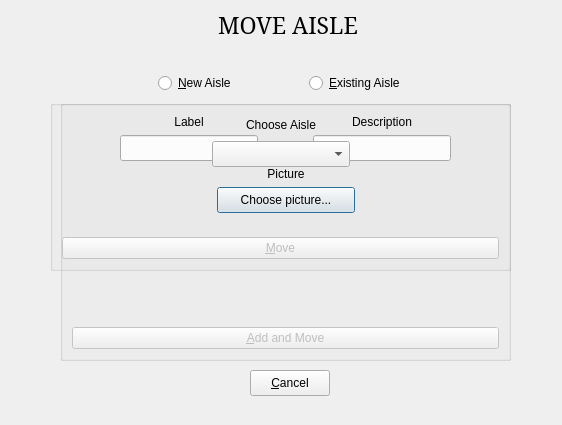
<?xml version="1.0" encoding="UTF-8"?>
<ui version="4.0">
 <class>DialogDeplacerProduitsDeRayons</class>
 <widget class="QDialog" name="DialogDeplacerProduitsDeRayons">
  <property name="geometry">
   <rect>
    <x>0</x>
    <y>0</y>
    <width>562</width>
    <height>425</height>
   </rect>
  </property>
  <property name="minimumSize">
   <size>
    <width>471</width>
    <height>388</height>
   </size>
  </property>
  <property name="windowTitle">
   <string>NewWorld MOVE Aisles</string>
  </property>
  <widget class="QGroupBox" name="nvRayon">
   <property name="geometry">
    <rect>
     <x>60</x>
     <y>100</y>
     <width>451</width>
     <height>261</height>
    </rect>
   </property>
   <property name="title">
    <string/>
   </property>
   <layout class="QVBoxLayout" name="verticalLayout">
    <item>
     <layout class="QVBoxLayout" name="verticalLayout_6">
      <item>
       <layout class="QVBoxLayout" name="verticalLayout_7">
        <item>
         <layout class="QHBoxLayout" name="horizontalLayout_4">
          <item>
           <spacer name="horizontalSpacer_3">
            <property name="orientation">
             <enum>Qt::Horizontal</enum>
            </property>
            <property name="sizeHint" stdset="0">
             <size>
              <width>40</width>
              <height>20</height>
             </size>
            </property>
           </spacer>
          </item>
          <item>
           <layout class="QVBoxLayout" name="verticalLayout_9">
            <item>
             <widget class="QLabel" name="label_7">
              <property name="text">
               <string>Label</string>
              </property>
              <property name="alignment">
               <set>Qt::AlignCenter</set>
              </property>
             </widget>
            </item>
            <item>
             <widget class="QLineEdit" name="lineEditLib">
              <property name="minimumSize">
               <size>
                <width>138</width>
                <height>26</height>
               </size>
              </property>
             </widget>
            </item>
           </layout>
          </item>
          <item>
           <spacer name="horizontalSpacer_4">
            <property name="orientation">
             <enum>Qt::Horizontal</enum>
            </property>
            <property name="sizeHint" stdset="0">
             <size>
              <width>40</width>
              <height>20</height>
             </size>
            </property>
           </spacer>
          </item>
          <item>
           <layout class="QVBoxLayout" name="verticalLayout_11">
            <item>
             <widget class="QLabel" name="label_9">
              <property name="text">
               <string>Description</string>
              </property>
              <property name="alignment">
               <set>Qt::AlignCenter</set>
              </property>
             </widget>
            </item>
            <item>
             <widget class="QLineEdit" name="lineEditDesc">
              <property name="minimumSize">
               <size>
                <width>138</width>
                <height>26</height>
               </size>
              </property>
             </widget>
            </item>
           </layout>
          </item>
          <item>
           <spacer name="horizontalSpacer_7">
            <property name="orientation">
             <enum>Qt::Horizontal</enum>
            </property>
            <property name="sizeHint" stdset="0">
             <size>
              <width>40</width>
              <height>20</height>
             </size>
            </property>
           </spacer>
          </item>
         </layout>
        </item>
        <item>
         <layout class="QHBoxLayout" name="horizontalLayout_5">
          <item>
           <spacer name="horizontalSpacer_5">
            <property name="orientation">
             <enum>Qt::Horizontal</enum>
            </property>
            <property name="sizeHint" stdset="0">
             <size>
              <width>40</width>
              <height>20</height>
             </size>
            </property>
           </spacer>
          </item>
          <item>
           <layout class="QVBoxLayout" name="verticalLayout_10">
            <item>
             <widget class="QLabel" name="label_8">
              <property name="text">
               <string>Picture</string>
              </property>
              <property name="alignment">
               <set>Qt::AlignCenter</set>
              </property>
             </widget>
            </item>
            <item>
             <widget class="QPushButton" name="ajoutPhotoRayon">
              <property name="minimumSize">
               <size>
                <width>138</width>
                <height>26</height>
               </size>
              </property>
              <property name="text">
               <string>Choose picture...</string>
              </property>
             </widget>
            </item>
           </layout>
          </item>
          <item>
           <spacer name="horizontalSpacer_6">
            <property name="orientation">
             <enum>Qt::Horizontal</enum>
            </property>
            <property name="sizeHint" stdset="0">
             <size>
              <width>40</width>
              <height>20</height>
             </size>
            </property>
           </spacer>
          </item>
         </layout>
        </item>
       </layout>
      </item>
      <item>
       <widget class="QLabel" name="labelImageRayon">
        <property name="text">
         <string/>
        </property>
        <property name="alignment">
         <set>Qt::AlignCenter</set>
        </property>
       </widget>
      </item>
      <item>
       <spacer name="verticalSpacer">
        <property name="orientation">
         <enum>Qt::Vertical</enum>
        </property>
        <property name="sizeHint" stdset="0">
         <size>
          <width>20</width>
          <height>40</height>
         </size>
        </property>
       </spacer>
      </item>
      <item>
       <widget class="QPushButton" name="pushButtonAjouterEtDeplacer">
        <property name="enabled">
         <bool>false</bool>
        </property>
        <property name="text">
         <string>&amp;Add and Move</string>
        </property>
       </widget>
      </item>
     </layout>
    </item>
   </layout>
  </widget>
  <widget class="QGroupBox" name="rayonDeplacement">
   <property name="geometry">
    <rect>
     <x>50</x>
     <y>100</y>
     <width>461</width>
     <height>171</height>
    </rect>
   </property>
   <property name="title">
    <string/>
   </property>
   <layout class="QVBoxLayout" name="verticalLayout_2">
    <item>
     <layout class="QHBoxLayout" name="horizontalLayout_3">
      <item>
       <spacer name="horizontalSpacer_12">
        <property name="orientation">
         <enum>Qt::Horizontal</enum>
        </property>
        <property name="sizeHint" stdset="0">
         <size>
          <width>40</width>
          <height>20</height>
         </size>
        </property>
       </spacer>
      </item>
      <item>
       <widget class="QLabel" name="label_2">
        <property name="text">
         <string>Choose Aisle</string>
        </property>
       </widget>
      </item>
      <item>
       <spacer name="horizontalSpacer_13">
        <property name="orientation">
         <enum>Qt::Horizontal</enum>
        </property>
        <property name="sizeHint" stdset="0">
         <size>
          <width>40</width>
          <height>20</height>
         </size>
        </property>
       </spacer>
      </item>
     </layout>
    </item>
    <item>
     <layout class="QHBoxLayout" name="horizontalLayout_6">
      <item>
       <spacer name="horizontalSpacer_15">
        <property name="orientation">
         <enum>Qt::Horizontal</enum>
        </property>
        <property name="sizeHint" stdset="0">
         <size>
          <width>40</width>
          <height>20</height>
         </size>
        </property>
       </spacer>
      </item>
      <item>
       <widget class="QComboBox" name="comboBoxRayons">
        <property name="minimumSize">
         <size>
          <width>138</width>
          <height>26</height>
         </size>
        </property>
       </widget>
      </item>
      <item>
       <spacer name="horizontalSpacer_14">
        <property name="orientation">
         <enum>Qt::Horizontal</enum>
        </property>
        <property name="sizeHint" stdset="0">
         <size>
          <width>40</width>
          <height>20</height>
         </size>
        </property>
       </spacer>
      </item>
     </layout>
    </item>
    <item>
     <spacer name="verticalSpacer_2">
      <property name="orientation">
       <enum>Qt::Vertical</enum>
      </property>
      <property name="sizeHint" stdset="0">
       <size>
        <width>20</width>
        <height>40</height>
       </size>
      </property>
     </spacer>
    </item>
    <item>
     <widget class="QPushButton" name="pushButtonDeplacer">
      <property name="enabled">
       <bool>false</bool>
      </property>
      <property name="text">
       <string>&amp;Move</string>
      </property>
     </widget>
    </item>
   </layout>
  </widget>
  <widget class="QPushButton" name="annuler">
   <property name="geometry">
    <rect>
     <x>250</x>
     <y>370</y>
     <width>80</width>
     <height>26</height>
    </rect>
   </property>
   <property name="text">
    <string>&amp;Cancel</string>
   </property>
   <property name="icon">
    <iconset resource="newworldressources.qrc">
     <normaloff>:/images/action-unavailable-symbolic.symbolic.png</normaloff>:/images/action-unavailable-symbolic.symbolic.png</iconset>
   </property>
  </widget>
  <widget class="QWidget" name="layoutWidget">
   <property name="geometry">
    <rect>
     <x>60</x>
     <y>10</y>
     <width>456</width>
     <height>30</height>
    </rect>
   </property>
   <layout class="QHBoxLayout" name="horizontalLayout">
    <item>
     <spacer name="horizontalSpacer">
      <property name="orientation">
       <enum>Qt::Horizontal</enum>
      </property>
      <property name="sizeHint" stdset="0">
       <size>
        <width>40</width>
        <height>20</height>
       </size>
      </property>
     </spacer>
    </item>
    <item>
     <widget class="QLabel" name="label">
      <property name="font">
       <font>
        <family>Serif</family>
        <pointsize>17</pointsize>
       </font>
      </property>
      <property name="text">
       <string>MOVE AISLE</string>
      </property>
      <property name="alignment">
       <set>Qt::AlignCenter</set>
      </property>
     </widget>
    </item>
    <item>
     <spacer name="horizontalSpacer_2">
      <property name="orientation">
       <enum>Qt::Horizontal</enum>
      </property>
      <property name="sizeHint" stdset="0">
       <size>
        <width>40</width>
        <height>20</height>
       </size>
      </property>
     </spacer>
    </item>
   </layout>
  </widget>
  <widget class="QWidget" name="layoutWidget">
   <property name="geometry">
    <rect>
     <x>90</x>
     <y>70</y>
     <width>383</width>
     <height>26</height>
    </rect>
   </property>
   <layout class="QHBoxLayout" name="horizontalLayout_2">
    <item>
     <spacer name="horizontalSpacer_10">
      <property name="orientation">
       <enum>Qt::Horizontal</enum>
      </property>
      <property name="sizeHint" stdset="0">
       <size>
        <width>40</width>
        <height>20</height>
       </size>
      </property>
     </spacer>
    </item>
    <item>
     <widget class="QRadioButton" name="radioButtonNvRayon">
      <property name="text">
       <string>&amp;New Aisle</string>
      </property>
     </widget>
    </item>
    <item>
     <spacer name="horizontalSpacer_9">
      <property name="orientation">
       <enum>Qt::Horizontal</enum>
      </property>
      <property name="sizeHint" stdset="0">
       <size>
        <width>40</width>
        <height>20</height>
       </size>
      </property>
     </spacer>
    </item>
    <item>
     <widget class="QRadioButton" name="radioButtonDeplacement">
      <property name="text">
       <string>&amp;Existing Aisle</string>
      </property>
     </widget>
    </item>
    <item>
     <spacer name="horizontalSpacer_11">
      <property name="orientation">
       <enum>Qt::Horizontal</enum>
      </property>
      <property name="sizeHint" stdset="0">
       <size>
        <width>40</width>
        <height>20</height>
       </size>
      </property>
     </spacer>
    </item>
   </layout>
  </widget>
 </widget>
 <resources>
  <include location="newworldressources.qrc"/>
 </resources>
 <connections/>
</ui>
